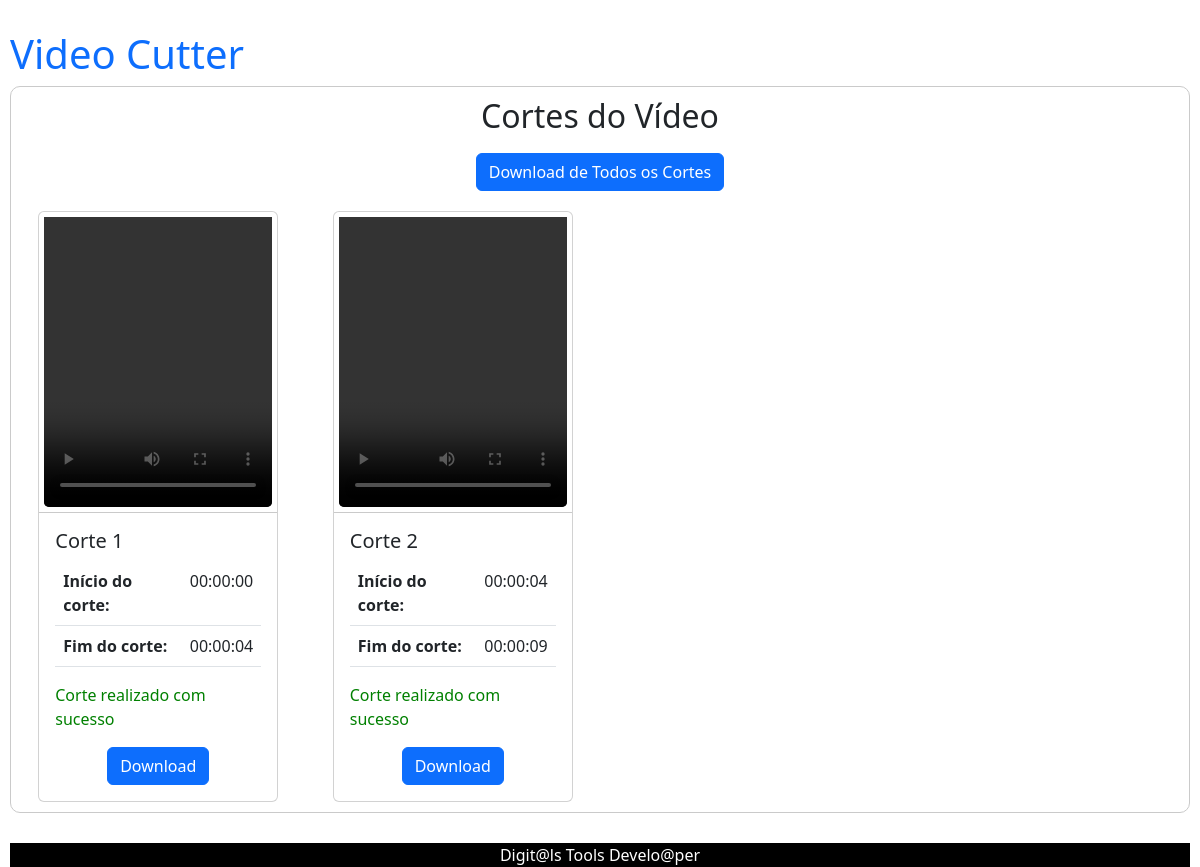
Before: /results/ with the older database file.
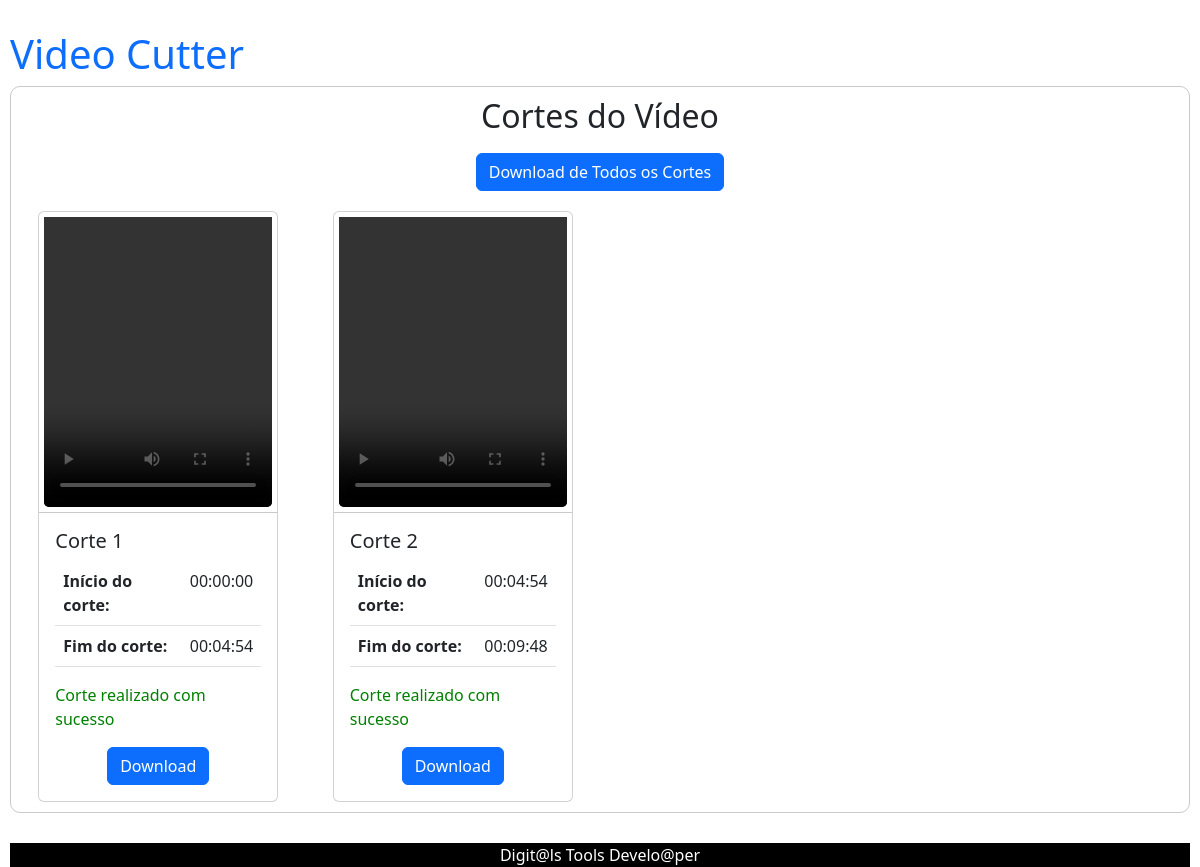
After: the same page with the newer database file.
### video_cutter_app/models.py (models this page shows)
class VideoCut(models.Model):
    video = models.ForeignKey('Video', on_delete=models.CASCADE)
    start_time = models.CharField(max_length=8)  # HH:MM:SS
    end_time = models.CharField(max_length=8)  # HH:MM:SS
    video_path = video_path = models.FileField(upload_to='videos/')  # Caminho para o arquivo de v�deo no sistema de arquivos

### video_cutter_app/views.py (the view)
# urls.py: path('results/', views.results, name="results"),
def results(request):
    video_original = Video.objects.last()
    cuts = VideoCut.objects.filter(video=video_original)
    context = {
        'video': video_original,
        'cuts': cuts,
    }
    return render(request, 'video_cutter_app/results.html', context)

### video_cutter_app/templates/video_cutter_app/results.html (shortened to what this page needs)
{% extends "video_cutter_app/base.html" %}
{% block content %}
<div class="body-results">
    <div class="row results-cards">
        <div class="results-title">
            <h2>Cortes do Vídeo</h2>
        </div>
         <div class="col-md-12" style="margin-bottom: 20px;">
            <div class="text-center">
                <a href="{% url 'download_all_cuts' %}" class="btn btn-primary">Download de Todos os Cortes</a>
            </div>
        </div>
        {% for cut in cuts %}
        <div class="col-md-3 {% if 'Mobile' in request.META.HTTP_USER_AGENT %}col-sm-6{% endif %} cards-items ">
            <div class="card ">
                <div class="card-media">
                    {% if cut.video_path == "Intervalo inválido" %}
                    <i class="fas fa-exclamation-triangle fa-5x text-danger card-img-top"></i>
                    {% else %}
                    <video class="card-img-top" controls width="286" height="180" loading="lazy">
                        <source src="{{ cut.video_path.url }}" type="{{ cut.video_path.content_type }}">
                    </video>
                    {% endif %}
                </div>
                <div class="card-body card-result">
                    <h5 class="card-title">Corte {{ forloop.counter }}</h5>
                    <table class="table" >
                        <tbody style="width: 100%;">
                            <tr>
                                <th>Início do corte:</th>
                                <td>{{ cut.start_time }}</td>
                            </tr>
                            <tr>
                                <th>Fim do corte:</th>
                                <td>{{ cut.end_time }}</td>
                            </tr>
                        </tbody>
                    </table>
                    {% if cut.video_path == "Intervalo inválido" %}
                    <p class="card-text intervalo-invalido">Intervalo de corte inválido</p>
                    {% else %}
                    <p class="card-text cut-success">Corte realizado com sucesso</p>
                    <div class="div-btn-dowload-cut">
                        <a href="{{ cut.video_path.url }}" download="corte_{{ forloop.counter }}.mp4"
                            class="btn btn-primary ">Download</a>
                    </div>
                    {% endif %}
                </div>
            </div>
        </div>
        {% endfor %}
    </div>
</div>
{% endblock %}

### video_cutter_app/templates/video_cutter_app/base.html (shortened to what this page needs)
{% load static %}
<!DOCTYPE html>
<html lang="pt-BR">
<head>
    <link rel="stylesheet" href="https://cdn.jsdelivr.net/npm/bootstrap@5.3.0/dist/css/bootstrap.min.css">
    <link rel="stylesheet" type="text/css" href="{% static 'css/styles.css' %}">
    <link rel="stylesheet" href="https://cdnjs.cloudflare.com/ajax/libs/font-awesome/4.7.0/css/font-awesome.min.css">
    <link rel="stylesheet" href="https://cdnjs.cloudflare.com/ajax/libs/font-awesome/5.15.3/css/all.min.css">
</head>
<body>
    <h1 class="logotipo"><a href="/">Video Cutter</a></h1>
    {% block content %}
    {% endblock %}
    <footer>Digit@ls Tools Develo@per</footer>
</body>
</html>

### video_cutter_app/static/css/styles.css (style rules this page uses)
body { padding: 30px 10px 0 10px; }
a { text-decoration: none; }
video { border-radius: 10px; height: 300px; }
.body-results { display: flex; flex-direction: column; justify-content: center; align-items: center; border: 1px ; }
.results-cards { margin: 0px 30px 0 30px; border: 1px solid #cacaca; border-radius: 10px; width: 100%; }
.results-title { text-align: center; margin-top: 10px; margin-bottom: 10px; }
.card { width: 15rem; }
.cards-items { display: flex; justify-content: center; margin-bottom: 10px; }
.card-media { border-bottom: 1px solid #cacaca; display: flex; justify-content: center; align-items: center; min-width: 100%; min-height: 180px; }
.card-media video { width: 100%; padding: 5px; min-height: 100%; }
.cut-success { color: green; }
.div-btn-dowload-cut { display: flex; justify-content: center; }
footer { background-color: black; color: white; margin-top: 30px; text-align: center; }

Changed rows visible on the page:
removed VideoCut: start_time "00:00:00", end_time "00:00:04"
removed VideoCut: start_time "00:00:04", end_time "00:00:09"
added VideoCut: start_time "00:00:00", end_time "00:04:54"
added VideoCut: start_time "00:04:54", end_time "00:09:48"
